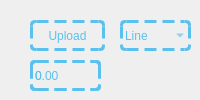
    <widget class="QWidget" name="tab_4">
     <attribute name="title">
      <string>Half Transform</string>
     </attribute>
     <widget class="QComboBox" name="detection">
      <property name="geometry">
       <rect>
        <x>120</x>
        <y>20</y>
        <width>71</width>
        <height>31</height>
       </rect>
      </property>
      <property name="styleSheet">
       <string notr="true">border-radius:5%;
	border:3px dashed #5ac1ee;
	background-color:transparent;
	color:#5ac1ee;</string>
      </property>
      <item>
       <property name="text">
        <string>Line</string>
       </property>
      </item>
      <item>
       <property name="text">
        <string>Circle</string>
       </property>
      </item>
      <item>
       <property name="text">
        <string>Triangle</string>
       </property>
      </item>
     </widget>
     <widget class="QPushButton" name="Upload">
      <property name="geometry">
       <rect>
        <x>30</x>
        <y>20</y>
        <width>75</width>
        <height>31</height>
       </rect>
      </property>
      <property name="styleSheet">
       <string notr="true">border-radius:5%;
	border:3px dashed #5ac1ee;
	background-color:transparent;
	color:#5ac1ee;</string>
      </property>
      <property name="text">
       <string>Upload</string>
      </property>
     </widget>
     <widget class="QSpinBox" name="line_t">
      <property name="geometry">
       <rect>
        <x>30</x>
        <y>60</y>
        <width>71</width>
        <height>31</height>
       </rect>
      </property>
      <property name="styleSheet">
       <string notr="true">border-radius:5%;
	border:3px dashed #5ac1ee;
	background-color:transparent;
	color:#5ac1ee;</string>
      </property>
      <property name="maximum">
       <number>200</number>
      </property>
     </widget>
     <widget class="QDoubleSpinBox" name="circle_t">
      <property name="geometry">
       <rect>
        <x>30</x>
        <y>60</y>
        <width>71</width>
        <height>31</height>
       </rect>
      </property>
      <property name="styleSheet">
       <string notr="true">border-radius:5%;
	border:3px dashed #5ac1ee;
	background-color:transparent;
	color:#5ac1ee;</string>
      </property>
      <property name="singleStep">
       <double>0.010000000000000</double>
      </property>
     </widget>
    </widget>
